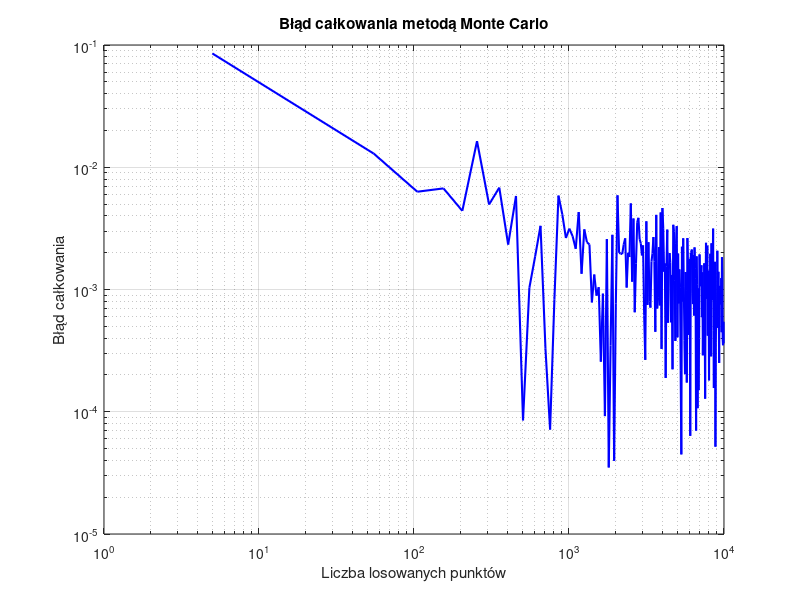

Write the MATLAB code that produced this figure.
function [ft_5, yrmax, Nt, xr, yr, integration_error] = monte_carlo_accuracy_evaluation()
    % Numeryczne całkowanie metodą Monte Carlo.
    %
    % ft_5 - gęstość funkcji prawdopodobieństwa dla n=5
    %
    % yrmax - maksymalna dopuszczalna wartość współrzędnej y losowanych punktów
    %
    % Nt - wektor wierszowy zawierający liczby losowań, dla których obliczano
    %     wektor błędów całkowania integration_error.
    %
    % [xr, yr] - tablice komórkowe zawierające informacje o wylosowanych punktach.
    %     Tablice te mają rozmiar [1, length(Nt)]. W komórkach xr{1,i} oraz yr{1,i}
    %     zawarte są współrzędne x oraz y wszystkich punktów zastosowanych
    %     do obliczenia całki przy losowaniu Nt(1,i) punktów.
    %
    % integration_error - wektor wierszowy. Każdy element integration_error(1,i)
    %     zawiera błąd całkowania obliczony dla liczby losowań równej Nt(1,i).
    %     Zakładając, że obliczona wartość całki dla Nt(1,i) próbek wynosi
    %     integration_result, błąd jest definiowany jako:
    %     integration_error(1,i) = abs(integration_result - reference_value),
    %     gdzie reference_value to wartość referencyjna całki.

    reference_value = 0.0473612919396179; % wartość referencyjna całki

    ft_5 = failure_density_function(5);
    xrmax = 5;
    yrmax = 2 * ft_5; 

    Nt = 5:50:10^4;
    xr = cell(1, length(Nt));
    yr = cell(1, length(Nt));
    integration_error = zeros(1, length(Nt));
    for i = 1:length(Nt)
        N = Nt(i);
        [integration_result, x, y] = monte_carlo_integral(N, xrmax, yrmax);
        xr{i} = x;
        yr{i} = y;
        integration_error(i) = abs(integration_result - reference_value);
    end
    figure;
    loglog(Nt, integration_error, 'b-', 'LineWidth', 1.5, 'MarkerSize', 4);
    grid on;
    xlabel('Liczba losowanych punktów');
    ylabel('Błąd całkowania');
    title('Błąd całkowania metodą Monte Carlo');
end

function [integral_approximation, x, y] = monte_carlo_integral(N, xmax, ymax)
    % Oblicza przybliżoną wartość całki oznaczonej z funkcji gęstości
    % prawdopodobieństwa (failure_density_function) przy użyciu
    % metody Monte Carlo.
    %
    % N – liczba losowanych punktów
    % xmax – koniec przedziału całkowania [0, xmax]
    % ymax – górna granica wartości funkcji w przedziale [0, xmax]
    %        (musi spełniać warunek ymax ≥ max(f(x)))
    % integral_approximation – przybliżona wartość całki
    % x – wektor wierszowy o długości N z wylosowanymi wartościami x z [0, xmax]
    % y – wektor wierszowy o długości N z wylosowanymi wartościami y z [0, ymax]
    x = xmax * rand(1, N);  
    y = ymax * rand(1, N);
    
    Ni = 0;
    for i = 1:N
        if y(i) <= failure_density_function(x(i))
            Ni = Ni + 1;
        end
    end

    integral_approximation = (xmax * ymax) * (Ni / N);
end

function ft = failure_density_function(t)
    % Zwraca wartości funkcji gęstości prawdopodobieństwa wystąpienia awarii
    % urządzenia elektronicznego dla zadanych wartości czasu t.
    %
    % t – wektor wartości czasu (wyrażonych w latach), dla których obliczane
    %   są wartości funkcji gęstości prawdopodobieństwa.
    %
    % ft – wektor zawierający wartości funkcji gęstości prawdopodobieństwa
    %      odpowiadające kolejnym elementom wektora t.

    ft = (1 / (3 * sqrt(2 * pi))) * exp(-(t-10)^2/18);
end

